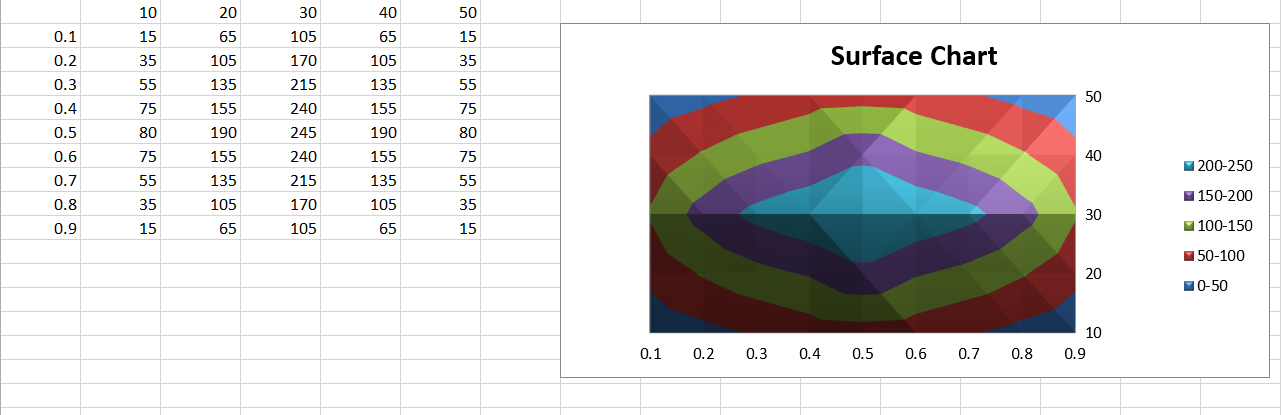

The script that saved this image:
# import Workbook from openpyxl
from openpyxl import Workbook

# import SurfaceChart, Reference, Series from openpyxl.chart sub_module .
from openpyxl.chart import SurfaceChart, Reference, Series

# Call a Workbook() function of openpyxl
# to create a new blank Workbook object
wb = Workbook()

# Get workbook active sheet
# from the active attribute.
ws = wb.active

# given data
data = [
	[None, 10, 20, 30, 40, 50, ],
	[0.1, 15, 65, 105, 65, 15, ],
	[0.2, 35, 105, 170, 105, 35, ],
	[0.3, 55, 135, 215, 135, 55, ],
	[0.4, 75, 155, 240, 155, 75, ],
	[0.5, 80, 190, 245, 190, 80, ],
	[0.6, 75, 155, 240, 155, 75, ],
	[0.7, 55, 135, 215, 135, 55, ],
	[0.8, 35, 105, 170, 105, 35, ],
	[0.9, 15, 65, 105, 65, 15],
]

# write content of each row in 1st and 2nd
# column of the active sheet respectively .
for row in data:
	ws.append(row)

# Create object of SurfaceChart class
chart = SurfaceChart()

# create data for plotting
labels = Reference(ws, min_col = 1, min_row = 2, max_row = 10)
data = Reference(ws, min_col = 2, max_col = 6, min_row = 1, max_row = 10)

# adding data to the Surface chart object
chart.add_data(data, titles_from_data = True)

# set labels in the chart object
chart.set_categories(labels)

# set the title of the chart
chart.title = "Surface Chart"

# set style of the chart
chart.style = 26

# add chart to the sheet
# the top-left corner of a chart
# is anchored to cell H2 .
ws.add_chart(chart, "H2")

# save the file
wb.save("Surface.xlsx")
